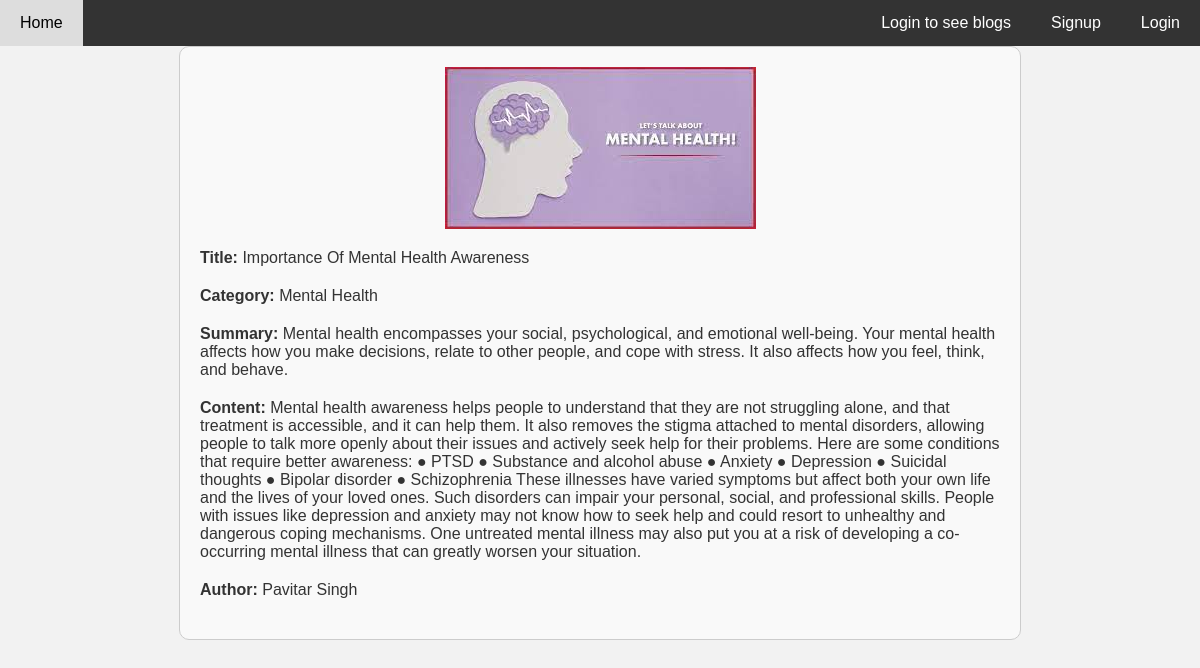
The app's page /blog/Importance Of Mental Health Awareness/ (signed in) with its own data.
### login_system/models.py (models this page shows, shortened)
class BlogPost(models.Model):
    title = models.CharField(max_length=100, unique=True)
    image = models.ImageField(upload_to='static/images/blog_images/')
    category = models.CharField(max_length=100)
    summary = models.TextField()
    content = models.TextField()
    username = models.CharField(max_length=100)
    name = models.CharField(max_length=100)
    is_draft = models.BooleanField(default=False)

### login_system/views.py (the view)
# urls.py: 2. Add a URL to urlpatterns:  path('blog/', include('blog.urls'))
def blog(request, post_title):
    data = request.session.get('user')
    title = post_title
    view_blog = BlogPost.objects.filter(username = data, title=title).first()
    return render(request, "blog.html", {"data": view_blog})

### templates/blog.html (shortened to what this page needs)
<!DOCTYPE html>
<html lang="en">
<head>
</head>
<body>
    {% include 'navbar.html' %}
    <div class="blog-post">
        <img src="{{ data.image.url }}" alt="{{ data.title }}">
        <div class="field-value">
            <span class="field-label">Title:</span>
            {{ data.title }}
        </div>
        <div class="field-value">
            <span class="field-label">Category:</span>
            {{ data.category }}
        </div>
        <div class="field-value">
            <span class="field-label">Summary:</span>
            {{ data.summary }}
        </div>
        <div class="field-value">
            <span class="field-label">Content:</span>
            {{ data.content }}
        </div>
        <div class="field-value">
            <span class="field-label">Author:</span>
            {{ data.name }}
        </div>
    </div>
</body>
</html>

### templates/blog.html (style rules this page uses)
body { font-family: Arial, sans-serif; margin: 0; padding: 0; background-color: #f2f2f2; color: #333; }
.blog-post { max-width: 800px; margin: 0 auto; padding: 20px; border: 1px solid #ccc; border-radius: 10px; background-color: #f9f9f9; }
.blog-post img { display: block; margin: 0 auto 20px; max-width: 100%; height: auto; }
.field-label { font-weight: bold; }
.field-value { margin-bottom: 20px; }

### records on screen
BlogPost: image (picture), title "Importance Of Mental Health Awareness", category "Mental Health", summary "Mental health encompasses your social, psychological, and emotional well-being. Your mental health affects how you make decisions, relate to other people, and cope with stress. It also affects how you feel, think, and behave.", content "Mental health awareness helps people to understand that they are not struggling alone, and that treatment is accessible, and it can help them. It also removes the stigma attached to mental disorders, allowing people to talk more openly about their issues and actively seek help for their problems. Here are some conditions that require better awareness: ● PTSD ● Substance and alcohol abuse ● Anxiety ● Depression ● Suicidal thoughts ● Bipolar disorder ● Schizophrenia These illnesses have varied symptoms but affect both your own life and the lives of your loved ones. Such disorders can impair your personal, social, and professional skills. People with issues like depression and anxiety may not…", name "Pavitar Singh"
